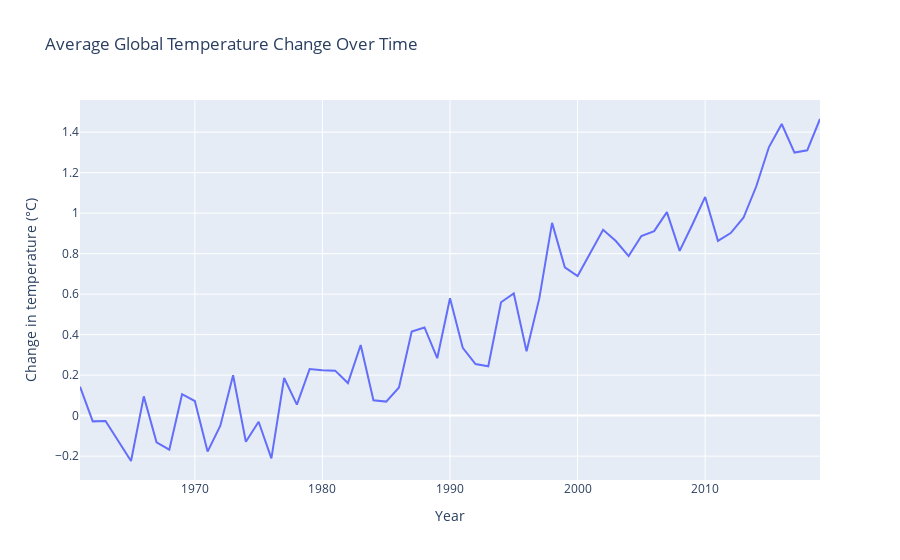

The notebook cell saved with this chart:
### Code cell
fig = px.line(
    time_series,
    x='ds',
    y='y',
    labels={'ds': "Year", 'y': "Change in temperature (°C)"},
    title="Average Global Temperature Change Over Time"
)

fig.show()

### Figure 1 — Plotly figure (JSON) as saved in the notebook; plotly's stock layout.template omitted (floating-point values rounded to 4 significant figures)
{"data": [{"hovertemplate": "Year=%{x}<br>Change in temperature (°C)=%{y}<extra></extra>", "legendgroup": "", "line": {"color": "#636efa", "dash": "solid"}, "marker": {"symbol": "circle"}, "mode": "lines", "name": "", "orientation": "v", "showlegend": false, "type": "scatter", "x": [1961, 1962, 1963, 1964, 1965, 1966, 1967, 1968, 1969, 1970, 1971, 1972, 1973, 1974, 1975, 1976, 1977, 1978, 1979, 1980, 1981, 1982, 1983, 1984, 1985, 1986, 1987, 1988, 1989, 1990, 1991, 1992, 1993, 1994, 1995, 1996, 1997, 1998, 1999, 2000, 2001, 2002, 2003, 2004, 2005, 2006, 2007, 2008, 2009, 2010, 2011, 2012, 2013, 2014, 2015, 2016, 2017, 2018, 2019], "xaxis": "x", "y": [0.143, -0.0284, -0.0263, -0.1229, -0.2242, 0.09507, -0.132, -0.1678, 0.1057, 0.07219, -0.1776, -0.04994, 0.1991, -0.1288, -0.0304, -0.2109, 0.1857, 0.05399, 0.2303, 0.2244, 0.2222, 0.1607, 0.3487, 0.07606, 0.06928, 0.139, 0.415, 0.4353, 0.2835, 0.5794, 0.3351, 0.2545, 0.2434, 0.5599, 0.6034, 0.3178, 0.5788, 0.9519, 0.7324, 0.6897, 0.8067, 0.9178, 0.8622, 0.7879, 0.8869, 0.9109, 1.005, 0.8133, 0.9439, 1.08, 0.863, 0.9016, 0.9771, 1.131, 1.326, 1.44, 1.299, 1.31, 1.465], "yaxis": "y"}], "layout": {"legend": {"tracegroupgap": 0}, "title": {"text": "Average Global Temperature Change Over Time"}, "xaxis": {"anchor": "y", "domain": [0, 1], "title": {"text": "Year"}}, "yaxis": {"anchor": "x", "domain": [0, 1], "title": {"text": "Change in temperature (°C)"}}}}
